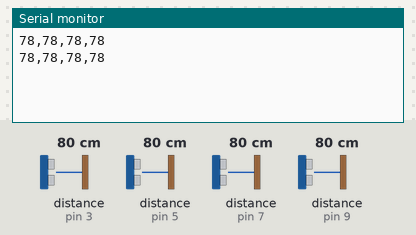
The sketch below on a simulated Arduino Uno, built with avr-gcc and run on an emulated ATmega328P. On the bench: the last lines printed to the serial monitor. Wiring (inferred from the names in the program): 4 × ultrasonic range finder: trigger pin 4, echo pin 3 / trigger pin 6, echo pin 5 / trigger pin 8, echo pin 7 / trigger pin 10, echo pin 9. Inputs (shaded band) come from the test bench; at power-on: distance to the obstacle (sensors on pin 3, pin 5, pin 7, pin 9) 80 cm. The echo pulse lasts 58.3 µs per cm.

Above: at 6.0 s.
6.1 s: distance to the obstacle (sensor on pin 3) set to 2 cm
At 11.6 s:
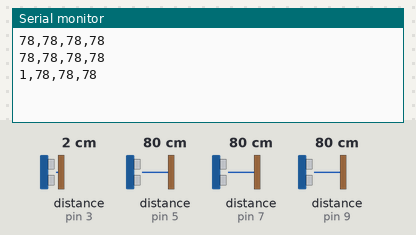
12.3 s: distance to the obstacle (sensor on pin 5) set to 2 cm
At 17.2 s:
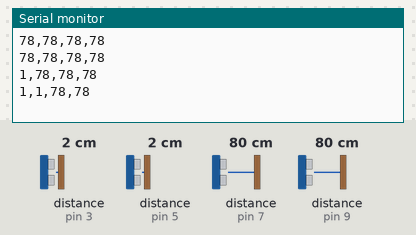
18.5 s: distance to the obstacle (sensor on pin 7) set to 2 cm
At 21.5 s:
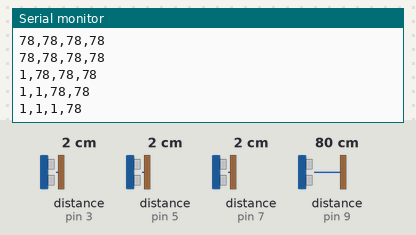
24.7 s: distance to the obstacle (sensor on pin 9) set to 2 cm
At 26.7 s:
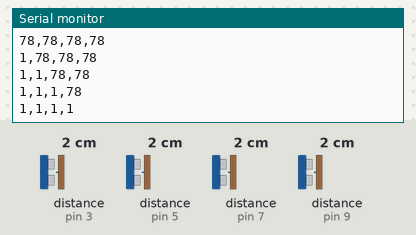
30.9 s: distance to the obstacle (sensor on pin 3) set to 4 cm
At 32.0 s:
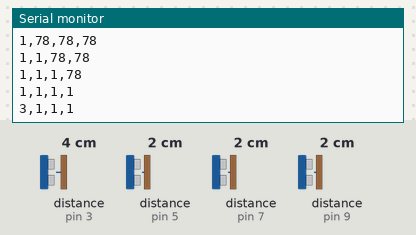
37.1 s: distance to the obstacle (sensor on pin 5) set to 4 cm
At 42.5 s:
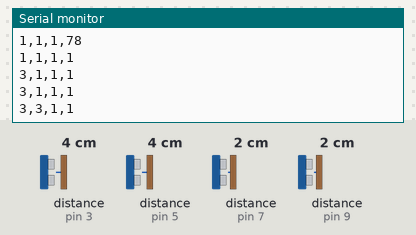
Timing chart, 0 to 44.0 s (numbered marks = the images above; inputs shaded):
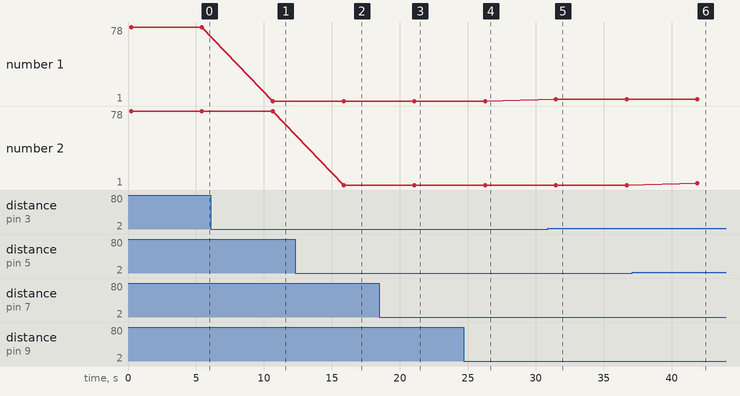

Measured:
- after the input at 6.1 s, the serial monitor: prints a new line after 4.6 s (image 1)
- after the input at 12.3 s, the serial monitor: prints a new line after 3.6 s (image 2)
- after the input at 18.5 s, the serial monitor: prints a new line after 2.6 s (image 3)
- after the input at 24.7 s, the serial monitor: prints a new line after 1.6 s (image 4)
- after the input at 30.9 s, the serial monitor: prints a new line after 0.59 s (image 5)
- after the input at 37.1 s, the serial monitor: prints a new line after 4.8 s (image 6)
- plotted number 1: 78 → 1 after the input at 6.1 s, 1 → 3 after the input at 30.9 s

The sketch:

finalproject1.ino
```cpp
// Slave Unit (Distance Scanner)
// Measures vehicle distance from 4 directions using HC-SR04 sensors
// Sends comma-separated distance data over Serial to the Master Arduino

// Define trigger and echo pin mappings for 4 ultrasonic sensors
const int trigPins[4] = {4, 6, 8, 10};
const int echoPins[4] = {3, 5, 7, 9};
// Array to store distance readings (in cm)
int distances[4];

void setup() {

  Serial.begin(9600); // initializes UART baud rate

  //Defining pins directions
  for (int i = 0; i < 4; i++) {
    pinMode(trigPins[i], OUTPUT);
    pinMode(echoPins[i], INPUT);
  }
}

void loop() {
  for (int i = 0; i < 4; i++) {
    //Trigger the ultrasonic pulse
    digitalWrite(trigPins[i], LOW);
    delayMicroseconds(2);
    digitalWrite(trigPins[i], HIGH);
    delayMicroseconds(10);
    digitalWrite(trigPins[i], LOW);

    //Measuring the duration of the HIGH from the ECHO
    long duration = pulseIn(echoPins[i], HIGH);

    //Distance calculation
    int distance = (int)(duration * 0.034 / 2);

    //Saving the distance to an array
    distances[i] = distance;
    //Small delay between readings to stabilize sensor
    delay(50);
  }
  //Build the transmition string in the format: "distE,distN,distS,distW"
  String data = "";

  for (int i = 0; i < 4; i++) {
    data += String(distances[i]);
    if (i < 3) data += ",";
  }
  data += "\n";
  //Send distance data to Master Arduino with Serial(UART)
  Serial.print(data);
  //Delay before taking the next set of measurements
  delay(5000);
}
```
